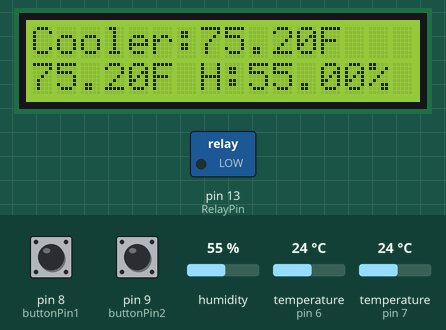
Simulated run of this sketch. Board: Arduino Uno, built with avr-gcc and run on an emulated ATmega328P. On the bench: 16×2 character LCD, switched loads named in the sketch (green lamp = pin HIGH). Wiring (inferred from the names in the program): DHT11 sensor: data pin 6. The test bench sets the inputs (shaded band); at power-on: humidity 55 %, temperature (sensors on pin 7, pin 6) 24 °C, pin 8 (buttonPin1) LOW, pin 9 (buttonPin2) LOW. EEPROM starts erased; what the sketch prints to the serial monitor is not drawn.

Above: at 4.7 s.
4.8 s: humidity set to 22 %
At 14.2 s:
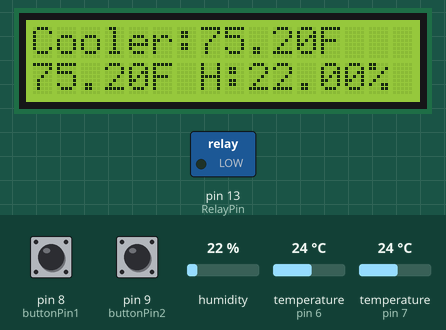
16.7 s: temperature (sensor on pin 7) set to 12 °C
At 19.0 s:
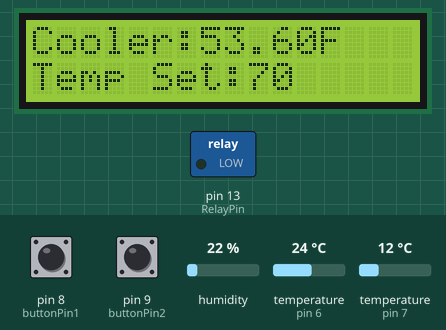
19.9 s: pin 8 (buttonPin1) pulled HIGH for 0.15 s
At 28.5 s:
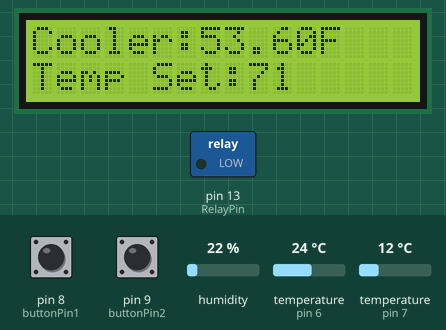
32.0 s: temperature (sensor on pin 6) set to 12 °C
At 33.3 s:
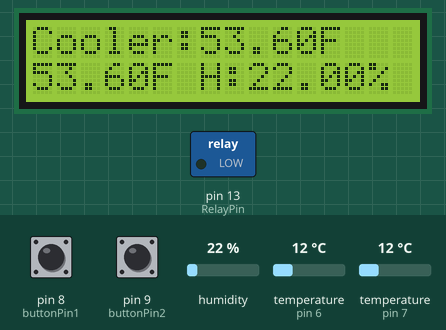
38.3 s: temperature (sensor on pin 7) set to 7 °C
At 42.8 s:
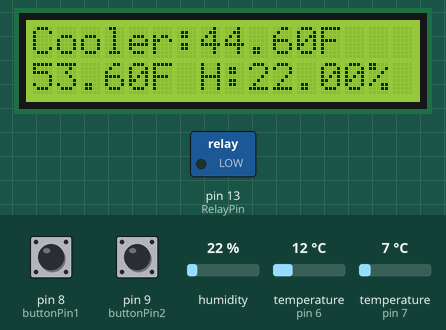
50.2 s: pin 9 (buttonPin2) pulled HIGH for 1 s
At 55.9 s:
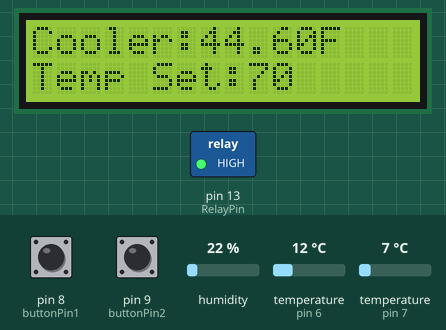
Timing chart, 0 to 61.4 s (numbered marks = the images above; inputs shaded):
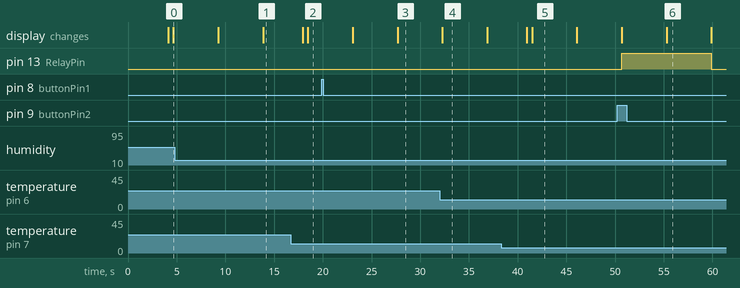

The sketch:

beerCoolerControl.ino
```cpp
#include <PID_v1.h>
#include <OneWire.h>
#include "DHT.h"
#include <LiquidCrystal.h>
#include <EEPROM.h>

 int epromAddr = 0;

 int RelayPin=13;
//#define RelayPin 10


// initialize the library with the numbers of the interface pins
LiquidCrystal lcd(12, 11, 5, 4, 3, 2);
const int  buttonPin1 = 8;
const int  buttonPin2 = 9;
int temperatureInitialSetting = 70;
int button1State=0;
int button2State=0;
int lastButton1State=0;
int lastButton2State=0;
int timeCountMill=0;
int timeToCheck=2000; //set number of loops before measureing temp


int swapDisplay=0;
int DS18S20_Pin = 7; //DS18S20 Signal pin on digital 2

//Temperature chip i/o
OneWire ds(DS18S20_Pin);  // on digital pin 2


#define DHTPIN 6 // set up humidity sensor on pin 4
#define DHTTYPE DHT11   // DHT 11

DHT dht(DHTPIN, DHTTYPE);

//Define Variables we'll be connecting to
double Setpoint, Input, Output;

//Specify the links and initial tuning parameters
PID myPID(&Input, &Output, &Setpoint,1,40,1, DIRECT);

int WindowSize = 5000;
//int minWindow = 2500;


unsigned long windowStartTime;

void setup(void) {
  Serial.begin(9600);
  lcd.begin(16, 2);
  //lcd.print("hello, world!");
  dht.begin();
  pinMode(buttonPin1,INPUT);
  pinMode(buttonPin2,INPUT);

  pinMode(RelayPin, OUTPUT);


  windowStartTime = millis();


  //initialize the variables we're linked to
  int eepromVal = EEPROM.read(epromAddr);
  if ( eepromVal != 255) {
    temperatureInitialSetting = eepromVal;
  }
  Setpoint = temperatureInitialSetting;

  //tell the PID to range between 0 and the full window size
  myPID.SetOutputLimits(0, WindowSize);

  //turn the PID on
  myPID.SetMode(AUTOMATIC);

}

void loop(void) {
  //read the pushbutton input pins:
  button1State = digitalRead(buttonPin1);
  button2State = digitalRead(buttonPin2);

  // compare the buttonState to its previous state
  if (button1State != lastButton1State) {
    // if the state has changed, increment the counter
    if (button1State == HIGH) {
      // if the current state is HIGH then the button
      // wend from off to on:
      temperatureInitialSetting++;
      //Serial.println("up");
      //Serial.print("new temp setting:  ");
      //Serial.println(temperatureInitialSetting);
    }

  }
  lastButton1State = button1State;

  if (button2State != lastButton2State) {
    // if the state has changed, increment the counter
    if (button2State == HIGH) {
      // if the current state is HIGH then the button
      // wend from off to on:
      temperatureInitialSetting--;
      //Serial.println("down");
      //Serial.print("new temp setting:  ");
      //Serial.println(temperatureInitialSetting);
    }

  }
  lastButton2State = button2State;
  delay(2);
  timeCountMill++;


  if (timeCountMill>=timeToCheck){


    lcd.setCursor(0, 0);
    float temperature = getTemp();
    temperature = (temperature * 1.8) + 32;
    //Serial.println("onewire temp");
    //Serial.println(temperature);
    lcd.print("Cooler:");
    lcd.print(temperature);
    lcd.print("F     ");

    // Reading temperature or humidity takes about 250 milliseconds!
    // Sensor readings may also be up to 2 seconds 'old' (its a very slow sensor)
    float h = dht.readHumidity();
    float t = dht.readTemperature();
    //convert to F
    t = (t * 1.8) +32;

    // check if returns are valid, if they are NaN (not a number) then something went wrong!
    if (isnan(t) || isnan(h)) {
      Serial.println("Failed to read from DHT");
    }
    else {
      //Serial.print("Humidity: ");
      //Serial.print(h);
      //Serial.print(" %\t");
      //Serial.print("Temperature: ");
      Serial.print(temperature);
      Serial.print(",");
      Serial.print(t);
      Serial.print(",");
      Serial.print(temperatureInitialSetting);
      Serial.print(",");
      Serial.print(h);

      //Serial.println(" *F");

      if (swapDisplay==0){
        lcd.setCursor(0, 1);
        //lcd.print("O:");
        lcd.print(t);
        lcd.print("F");
        lcd.print(" H:");
        lcd.print(h);
        lcd.print("%");
        swapDisplay=1;
      }
      else {
        lcd.setCursor(0, 1);
        lcd.print("Temp Set:");
        lcd.print(temperatureInitialSetting);
        lcd.print("     ");
        swapDisplay=0;
      }
    }


    //set PID controller
    Input = temperature;
    myPID.Compute();

    /************************************************
     * turn the output pin on/off based on pid output
     ************************************************/
    if(millis() - windowStartTime>WindowSize)
    { //time to shift the Relay Window
      windowStartTime += WindowSize;
    }
    if(Output < millis() - windowStartTime)
    {
      digitalWrite(RelayPin,LOW);
      Serial.print(",On,");
      Serial.print(Output);


    }
    else {
      digitalWrite(RelayPin,HIGH);
      Serial.print(",Off,");
      Serial.print(Output);
    }

    if (Setpoint != temperatureInitialSetting) {
      Setpoint = temperatureInitialSetting;
      EEPROM.write(epromAddr, Setpoint);

    }

    Serial.print("\n");  //finish log line

    timeCountMill=0;
  }

  // set the cursor to column 0, line 1
  // (note: line 1 is the second row, since counting begins with 0):
  //lcd.setCursor(0, 1);
  // print the number of seconds since reset:
  //lcd.print(millis()/1000);

  // lcd.print("hello, world!");

  //delay(2000); //just here to slow down the output so it is easier to read

}


float getTemp(){
  //returns the temperature from one DS18S20 in DEG Celsius

  byte data[12];
  byte addr[8];

  if ( !ds.search(addr)) {
    //no more sensors on chain, reset search
    ds.reset_search();
    return -1000;
  }

  if ( OneWire::crc8( addr, 7) != addr[7]) {
    Serial.println("CRC is not valid!");
    return -1000;
  }

  if ( addr[0] != 0x10 && addr[0] != 0x28) {
    Serial.print("Device is not recognized");
    return -1000;
  }

  ds.reset();
  ds.select(addr);
  ds.write(0x44,1); // start conversion, with parasite power on at the end

  byte present = ds.reset();
  ds.select(addr);
  ds.write(0xBE); // Read Scratchpad


  for (int i = 0; i < 9; i++) { // we need 9 bytes
    data[i] = ds.read();
  }

  ds.reset_search();

  byte MSB = data[1];
  byte LSB = data[0];

  float tempRead = ((MSB << 8) | LSB); //using two's compliment
  float TemperatureSum = tempRead / 16;

  return TemperatureSum;

}
```

Measured:
- after the input at 4.8 s, the display: first differs from a run without the input after 9.1 s (image 1)
- after the input at 16.7 s, the display: first changes after 1.2 s (image 2 shows a later state)
- after the input at 19.9 s, the display: first differs from a run without the input after 7.8 s (image 3)
- after the input at 32.0 s, the display: changes after 0.28 s (image 4)
- after the input at 38.3 s, the display: first changes after 2.7 s (image 5 shows a later state)
- after the input at 50.2 s, the display: first differs from a run without the input after 5.1 s (image 6)
- what the display in image 4 shows lasts 4.6 s, from 32.3 s to 36.9 s
